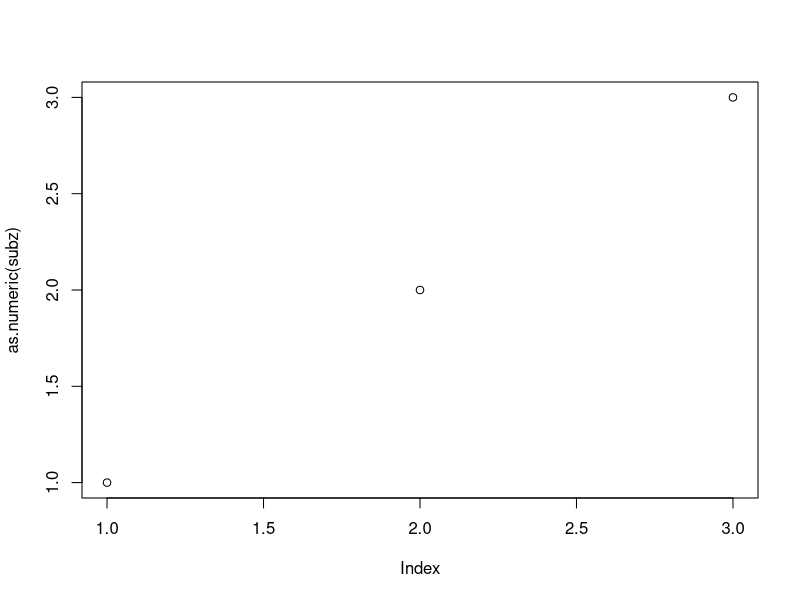

This figure's R source:
#Random bits
library(stringr)

#Example string with number at end we want
string = c("thingwithnnumberatend1","thingwithnnumberatend2","thingwithnnumberatend3")

#Pull out range of characters
subz = str_sub(string,nchar(string),nchar(string))
#Or pull out a single character at the chosen position. Here it's the last position (given by nchar, number of characters)
subz = str_sub(string,nchar(string))

#Then convert to numeric so can be used in a plot
plot(as.numeric(subz))


#rep will repeat numbers
rep(1:5)

#To get repeated values, just use "each" it turns out!
rep(1:5, each = 3)
